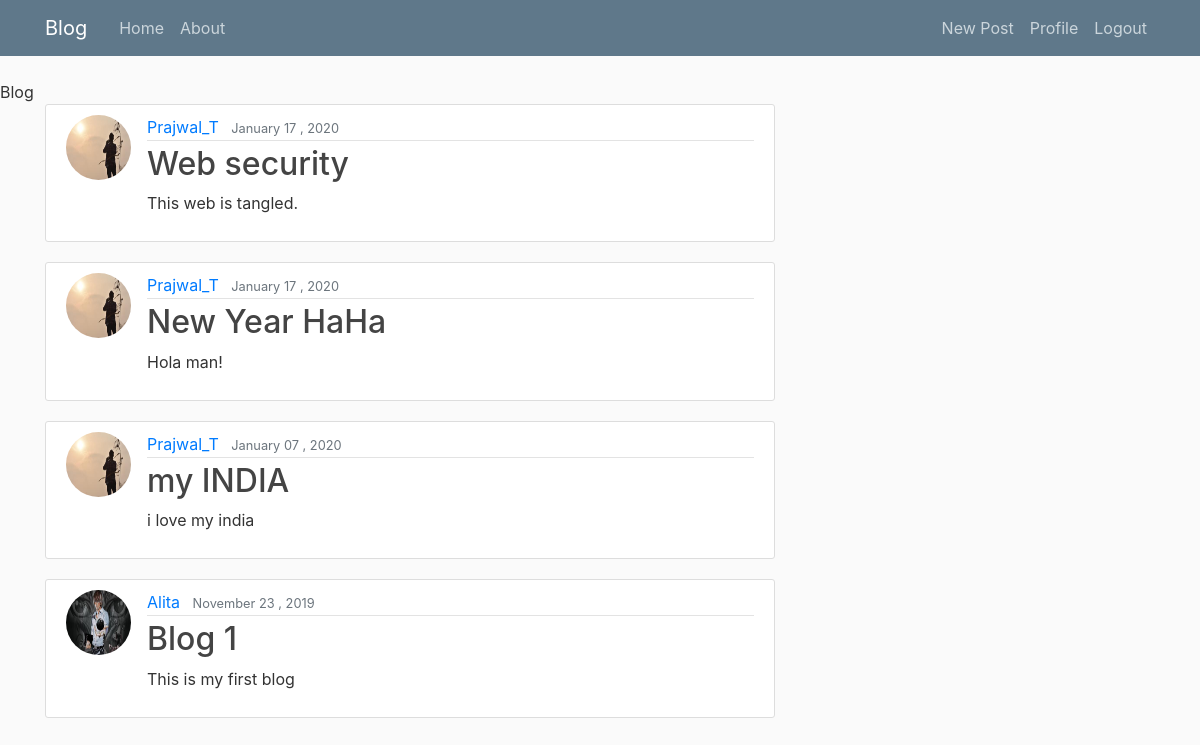
The app's page / (signed in) with its own data.
### blog_app/models.py (models this page shows, shortened)
class Post(models.Model):
    title = models.CharField(max_length=100)
    content = models.TextField()
    date_posted = models.DateField(default=timezone.now)
    author = models.ForeignKey(User, on_delete=models.CASCADE)

### user_app/models.py (models this page shows, shortened)
class Profile(models.Model):
    user = models.OneToOneField(User, on_delete=models.CASCADE)
    image = models.ImageField(default='default.jpg',upload_to='profile_pics')

### blog_app/views.py (the view)
# urls.py: path('', PostListView.as_view(), name = 'blog-home'),
class PostListView(ListView):
    model = Post
    template_name = 'blog_app/home.html'
    context_object_name = 'posts'
    ordering = ['-date_posted']
    paginate_by = 5

### blog_app/templates/blog_app/home.html (shortened to what this page needs)
{% extends "blog_app/base.html" %}
{% block content %}
     {% for post in posts %}
     <article class="media content-section">
          <img class="rounded-circle article-img" src="{{ post.author.profile.image.url}}">
          <div class="media-body">
              <div class="article-metadata">
                <a class="mr-2" href="{% url 'user-posts' post.author.username %}">{{ post.author }}</a>
                <small class="text-muted">{{ post.date_posted|date:"F d , Y" }}</small>
              </div>
              <h2>{{ post.title }}</a></h2>
              <p class="article-content">{{ post.content }}</p>
            </div>
          </article>
     {% endfor %}
{% endblock content %}

### blog_app/static/blog_app/main.css (style rules this page uses)
body { background: #fafafa; color: #333333; margin-top: 5rem; }
h1, h2, h3, h4, h5, h6 { color: #444444; }
.content-section { background: #ffffff; padding: 10px 20px; border: 1px solid #dddddd; border-radius: 3px; margin-bottom: 20px; }
.article-content { white-space: pre-line; }
.article-img { height: 65px; width: 65px; margin-right: 16px; }
.article-metadata { padding-bottom: 1px; margin-bottom: 4px; border-bottom: 1px solid #e3e3e3 }

### records on screen
Post: author.profile.image (picture), author "Prajwal_T", date_posted "January 17 , 2020", title "Web security", content "This web is tangled."
Post: author.profile.image (picture), author "Prajwal_T", date_posted "January 17 , 2020", title "New Year HaHa", content "Hola man!"
Post: author.profile.image (picture), author "Prajwal_T", date_posted "January 07 , 2020", title "my INDIA", content "i love my india"
Post: author.profile.image (placeholder picture), author "Alita", date_posted "November 23 , 2019", title "Blog 1", content "This is my first blog"
